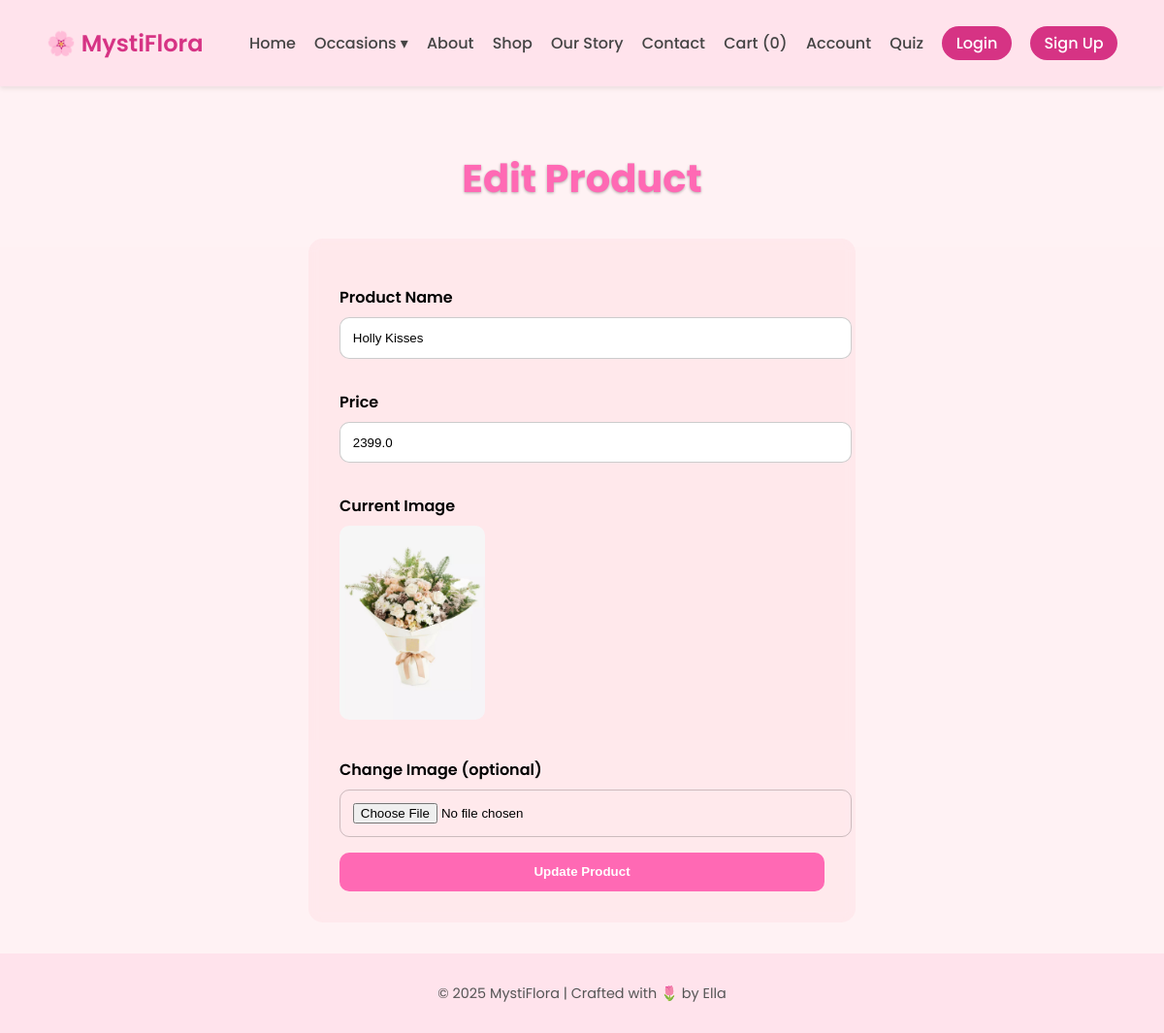
The page /admin/edit_product/2 on the database its author committed.
### tables this page shows
CREATE TABLE products (id INTEGER PRIMARY KEY AUTOINCREMENT, name TEXT NOT NULL, price REAL NOT NULL, description TEXT, image TEXT, category TEXT (20));

### app.py (the view, shortened to what this page needs)
@app.route('/admin/edit_product/<int:product_id>', methods=['GET', 'POST'])
def admin_edit_product(product_id):
    db = get_db()
    cur = db.cursor()
    cur.execute("SELECT * FROM products WHERE id = ?", (product_id,))
    product = cur.fetchone()
    if not product:
        flash("Product not found.", "danger")
        return redirect(url_for('admin_dashboard'))
    return render_template('admin_edit_product.html', product=product)

### app.py (called while the page is built)
def get_db():
    db = getattr(g, '_database', None)
    if db is None:
        db = g._database = sqlite3.connect('flowershop.db')
        db.row_factory = sqlite3.Row
    return db

### templates/admin_edit_product.html (shortened to what this page needs)
{% extends 'base.html' %}
{% block content %}
<section class="admin-edit">
    <h2>Edit Product</h2>
    <form method="POST" enctype="multipart/form-data">
        <label for="name">Product Name</label>
        <input type="text" name="name" id="name" value="{{ product['name'] }}" required>
        <label for="price">Price</label>
        <input type="number" name="price" id="price" value="{{ product['price'] }}" step="0.01" required>
        <label>Current Image</label>
        <img src="{{ url_for('static', filename='images/' + product['image']) }}" alt="Product Image">
        <label for="image">Change Image (optional)</label>
        <input type="file" name="image" id="image">
        <button type="submit">Update Product</button>
    </form>
</section>
{% endblock %}

### static/style.css (style rules this page uses)
body { font-family: 'Poppins', sans-serif; background-color: #fff8f9; color: #333; margin: 0; }

### templates/admin_edit_product.html (style rules this page uses)
.admin-edit { display: flex; flex-direction: column; align-items: center; min-height: 90vh; padding: 2rem; font-family: 'Poppins', sans-serif; background-color: rgba(255, 182, 193, 0.1); }
.admin-edit h2 { font-size: 2.5rem; margin-bottom: 2rem; color: #ff69b4; text-shadow: 0 1px 3px rgba(0,0,0,0.3); }
.admin-edit form { background: rgba(255, 182, 193, 0.15); backdrop-filter: blur(6px); padding: 2rem; border-radius: 15px; width: 100%; max-width: 500px; color: #000; }
.admin-edit label { display: block; margin-top: 1rem; margin-bottom: 0.5rem; font-weight: 600; }
.admin-edit input[type="text"], .admin-edit input[type="number"], .admin-edit input[type="file"] { width: 100%; padding: 0.8rem; border-radius: 10px; border: 1px solid rgba(0,0,0,0.2); margin-bottom: 1rem; }
.admin-edit img { max-width: 150px; margin-bottom: 1rem; border-radius: 10px; }
.admin-edit button { width: 100%; padding: 0.8rem; border: none; border-radius: 10px; background-color: #ff69b4; color: #fff; font-weight: 600; cursor: pointer; transition: 0.3s ease; }

### rows shown on the page
products: name "Holly Kisses", price "2399.0", image (picture)

### other values the page prints
{{ session.get('cart') | length if session.get('cart') else 0 }} "0"
